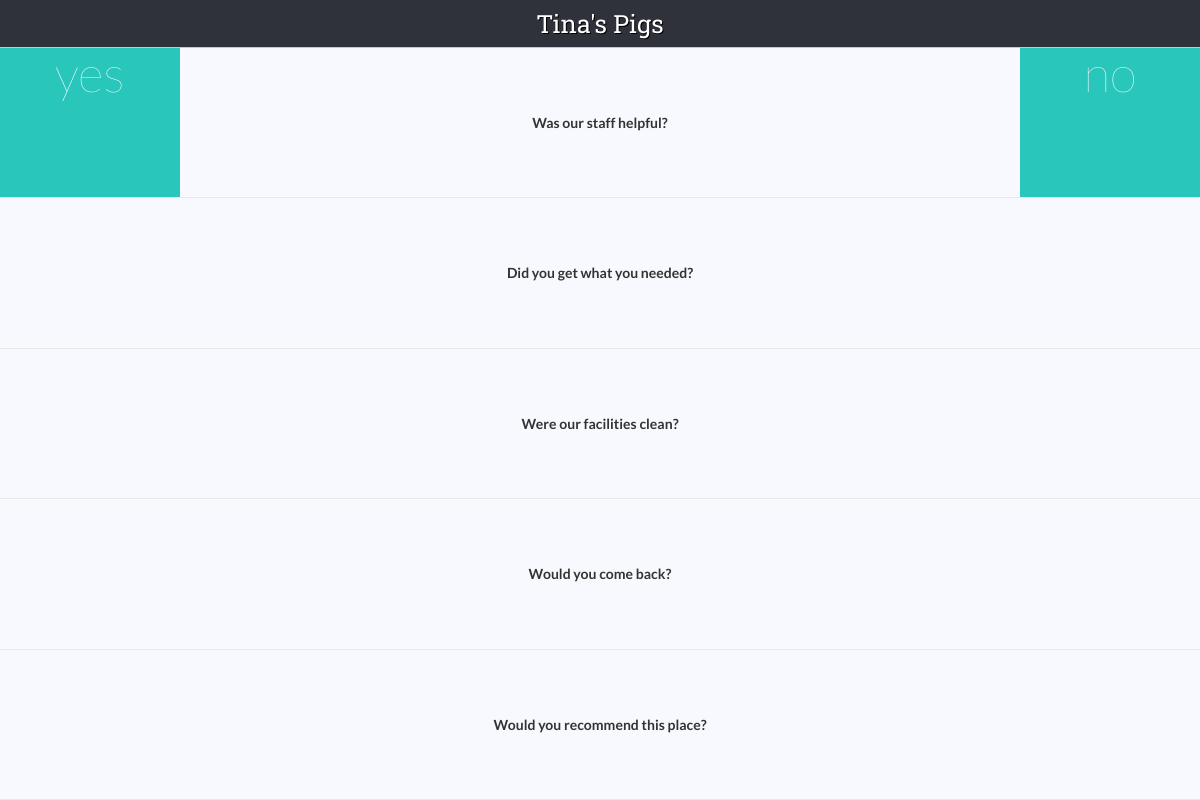
The app's page /survey.php?link=qxDDLYkU3y with its own data.
### tables this page shows
CREATE TABLE IF NOT EXISTS `business` (
  `business_id` int(255) NOT NULL AUTO_INCREMENT,
  `owner_id` int(255) NOT NULL,
  `link_id` int(255) NOT NULL,
  `rating` double NOT NULL,
  `num_users` varchar(255) NOT NULL,
  `customer_id` varchar(255) NOT NULL,
  `branding_url` varchar(255) NOT NULL,
  `organization` varchar(255) NOT NULL,
  `connection_id` int(255) NOT NULL,
  `subscription_plan` varchar(255) NOT NULL,
  `address` varchar(255) NOT NULL,
  `business_latitude` varchar(255) NOT NULL,
  `business_longitude` varchar(255) NOT NULL,
  `question_array` varchar(255) NOT NULL,
  PRIMARY KEY (`business_id`)
);

CREATE TABLE IF NOT EXISTS `questions` (
  `question_id` int(255) NOT NULL AUTO_INCREMENT,
  `question` varchar(255) NOT NULL,
  `frequency` int(255) NOT NULL,
  `industry_type` varchar(255) NOT NULL,
  `date_created` date NOT NULL,
  PRIMARY KEY (`question_id`)
);

### survey.php (the view, shortened to what this page needs)
<?php
  if( $_GET["link"])
  {
     $link = $_GET["link"];
      $sql = mysql_query("SELECT * FROM links WHERE link='$link'") or die (mysql_error()."1");
      if(mysql_num_rows($sql) == 1){
        $row = mysql_fetch_array($sql) or die (mysql_error()."2");
        $link_id = $row['link_id'];
        $sql = mysql_query("SELECT * FROM business WHERE link_id='$link_id'") or die (mysql_error()."3");
        if(mysql_num_rows($sql) == 1){
          $row = mysql_fetch_array($sql) or die (mysql_error()."4");
          $organization = $row['organization'];
          $question_unsorted = $row['question_array'];
          $question_array = explode(",",$question_unsorted);
          $survey_URL = $_SERVER['PHP_SELF']."?link=".$link;
        }
      }
  }
?>
<!DOCTYPE html>
<html>
  <head>
    <?php include ('common.php');?>
  </head>
  <body>
    <div id="wrapper">
      <?php
      echo "
          <div class=\"phoneheader\">".$organization."</div>
          <form class=\"drag_container\" action=\"".$survey_URL."\" method=\"post\">
            <input type='hidden' name='__token_timestamp__' value='1397198354'>
            <input type='hidden' name='__token_val__' value='49500290a560b967867fca9a70fe8cb9'>
          ";
            $length = count($question_array);
            $x = 0;
            for ($i = 0; $i < $length; $i++) {
                $question_id = $question_array[$i];
                $sql = mysql_query("SELECT * FROM questions WHERE question_id='$question_id'") or die (mysql_error()."15");
                if(mysql_num_rows($sql) == 1){
                  $row = mysql_fetch_array($sql) or die (mysql_error()."16");
                  $question = $row['question'];
                  $x += 1;
                  echo "
                  <div class=\"draggable\">
                  <div class=\"form_data\" id=\"".$x."\">
                    <label id=\"yes\" class=\"survey_response\">
                      <input class=\"target\" type=\"radio\" name=\"".$question_id."\" value=\"yes\"/>yes
                    </label>
                    <label id=\"no\" class=\"survey_response\">
                      <input class=\"target\" type=\"radio\" name=\"".$question_id."\" value=\"no\"/>no
                    </label>
                  </div>
                  <script type=\"text/javascript\">
                    $('input:radio[name=\"".$question_id."\"]').change(
                      function(){
                        var v = ".$x.";
                          if ($(this).val() == 'yes') {
                              $('#".$x."').fadeOut();
                              v++;
                              $('#'+ v).fadeIn();
                          }
                          else {
                              $('#".$x."').fadeOut();
                              v++;
                              $('#'+ v).fadeIn();
                          }
                        if (v == 6){
                          $('.surveysubmit').show();
                          $('.surveysubmit').animate({'margin-top': '0px'}, 1000);
                        }
                      });
                  </script>
                  <div class=\"survey_question\">".$question."</div>
                  </div>
                  ";
              }
            }
      echo "</form>";
    ?>
    </div>
  </body>
</html>

### css/survey.css (style rules this page uses)
body { background-color: ghostwhite; margin: 0px; }
#wrapper { min-height: 100%; height: 100%; width: 100%; overflow: hidden; }
.survey_response { height: 100%; width: 15%; font-size: 50px; font-weight: 100; text-align: center; color: #FFF; line-height: 100%; position: absolute; top: 0; }
.survey_question { position: absolute; width: 70%; height: 100%; z-index: 99; top: 0; left: 0; right: 0; margin: auto; }
#yes { background-color: #29c6bc; position: absolute; left: 0; }
#no { background-color: #29c6bc; position: absolute; right: 0; }
.form_data { height: 100%; display: none; }

### survey.php (style rules this page uses)
html, body { height: 100%; width: 100%; }
.draggable { height: 20%; width: 100%; border-bottom: 1px solid #e9e9e9; text-align: center; font-weight: bold; cursor: pointer; font-family: 'Lato', sans-serif !important; position: relative; }
.phoneheader { width: 100%; height: 48px; border-bottom: 1px solid #c9c9c9; text-align: center; line-height: 48px; font-size: 25px; font-family: 'Roboto Slab', serif; text-shadow: 1px 1px 0px #000; background-color: #2F323A; color: #FFF; }
#wrapper { height: 100%; width: 100%; }
.drag_container { height: calc(100% - 48px); width: 100%; }

### records on screen
business: organization "Tina's Pigs"
questions: question "Was our staff helpful?"
questions: question "Did you get what you needed?"
questions: question "Were our facilities clean?"
questions: question "Would you come back?"
questions: question "Would you recommend this place?"
